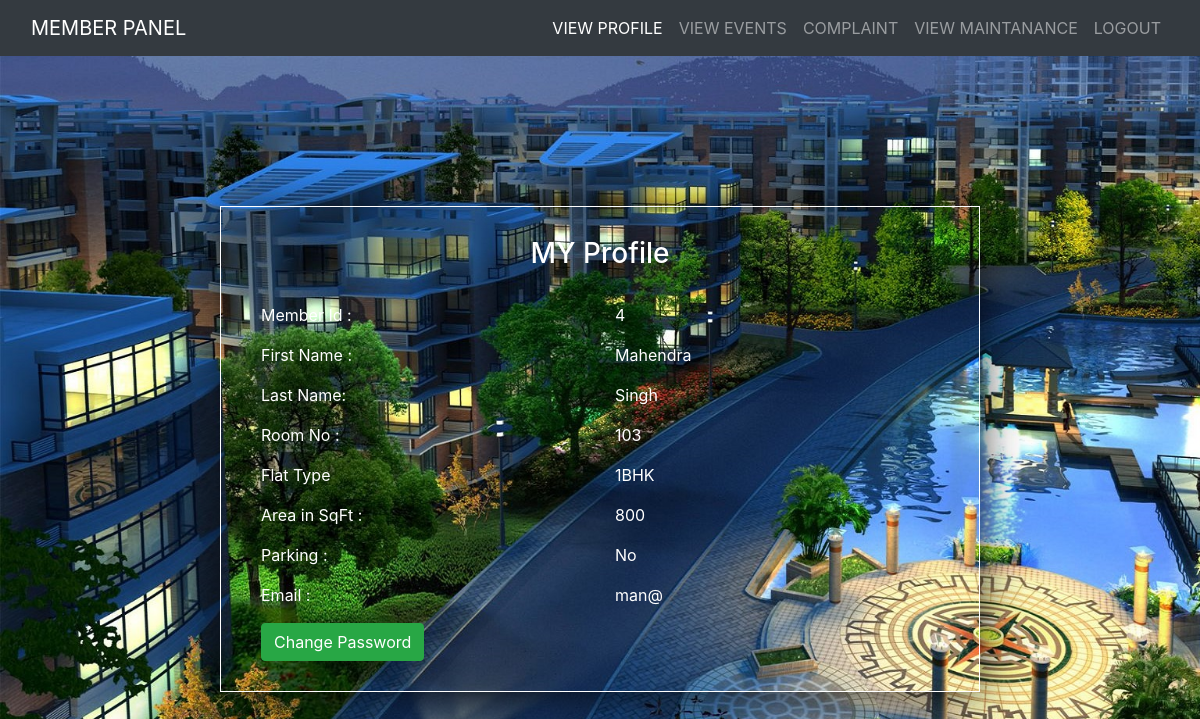
The page /member-panel.php (signed in) on the database as committed earlier.
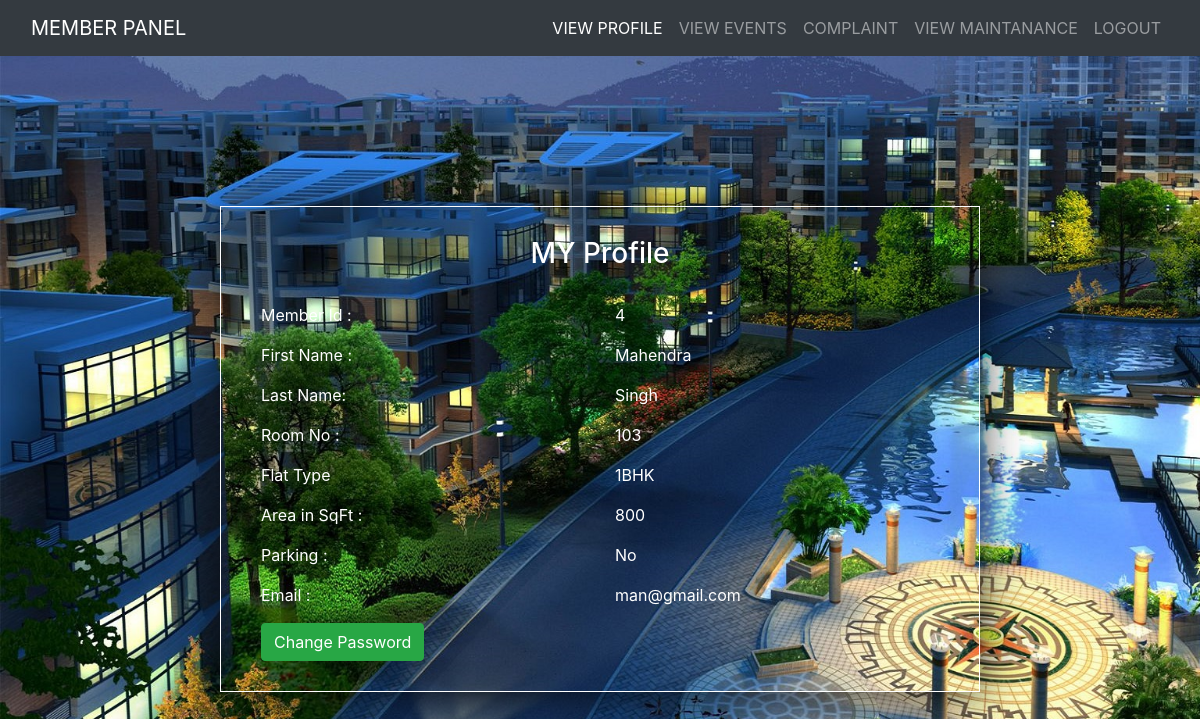
The same page on the database as committed later.
### tables this page shows
CREATE TABLE IF NOT EXISTS `addmember` (
  `memberid` int(50) NOT NULL AUTO_INCREMENT,
  `fname` varchar(50) NOT NULL,
  `lname` varchar(50) NOT NULL,
  `roomno` varchar(50) NOT NULL,
  `flat_type` varchar(50) NOT NULL,
  `area` varchar(50) NOT NULL,
  `parking` varchar(50) NOT NULL,
  `contactno` varchar(50) NOT NULL,
  `email` varchar(50) NOT NULL,
  `password` varchar(15) NOT NULL,
  PRIMARY KEY (`memberid`)
);

### member-panel.php (the view, shortened to what the changed rows need)
<?php include("membercon.php");
 ?>
<html>
<head>
<title></title>  <link rel="stylesheet" href="https://maxcdn.bootstrapcdn.com/bootstrap/4.0.0-beta/css/bootstrap.min.css">
<link href="css/global.css" type="text/css" rel=" stylesheet"	>
</head>
<body style="background:url('images/8.jpg') no-repeat; background-size:cover;">
<div class="row">
<div class="col-md-8">
<div class="container-fluid">
		<form class="form-container" action="changepassword.php" method="POST">
		 <h3 align="center"> MY Profile</h3><br>
		 <div class="tab-content profile-tab" id="myTabContent">
		 <?php
	$query="Select * from addmember where roomno='{$_SESSION['roomno']} '";
	$result=mysqli_query($con,$query);
	while ($row=mysqli_fetch_array($result)){
		?>
                            <div class="tab-pane fade show active" id="home" role="tabpanel" aria-labelledby="home-tab">
                                        <div class="row">
                                            <div class="col-md-6">
                                                <label>Member Id :</label>
                                            </div>
                                            <div class="col-md-6">
                                                <p><?php echo $row['memberid'] ?></p>
                                            </div>
                                        </div>
                                        <div class="row">
                                            <div class="col-md-6">
                                                <label>First Name :</label>
                                            </div>
                                            <div class="col-md-6">
                                                <p><?php echo $row['fname'] ?></p>
                                            </div>
                                        </div>
                                        <div class="row">
                                            <div class="col-md-6">
                                                <label>Last Name:</label>
                                            </div>
                                            <div class="col-md-6">
                                                <p><?php echo $row['lname'] ?></p>
                                            </div>
                                        </div>
                                        <div class="row">
                                            <div class="col-md-6">
                                                <label>Room No :</label>
                                            </div>
                                            <div class="col-md-6">
                                                <p><?php echo $row['roomno'] ?></p>
                                            </div>
                                        </div>
                                        <div class="row">
                                            <div class="col-md-6">
                                                <label>Flat Type </label>
                                            </div>
                                            <div class="col-md-6">
                                                <p><?php echo $row['flat_type'] ?></p>
                                            </div>
                                        </div>
										 <div class="row">
                                            <div class="col-md-6">
                                                <label>Area in SqFt :</label>
                                            </div>
                                            <div class="col-md-6">
                                                <p><?php echo $row['area'] ?></p>
                                            </div>
                                        </div>
										 <div class="row">
                                            <div class="col-md-6">
                                                <label>Parking :</label>
                                            </div>
                                            <div class="col-md-6">
                                                <p><?php echo $row['parking'] ?></p>
                                            </div>
                                        </div>
										<div class="row">
                                            <div class="col-md-6">
                                                <label>Email :</label>
                                            </div>
                                            <div class="col-md-6">
                                                <p><?php echo $row['email'] ?></p>
                                            </div>
                                        </div>
                            </div>
					</div>
                        <input type="submit" href="changepassword.php"  class="btn btn-success" name="change" value="Change Password"/>
            <?php
}
?>
</div>
</div>
</div>
</body>
</html>

Rows that differ between the two databases and show on the page:
changed addmember "Mahendra": email "man@" → "man@gmail.com"
